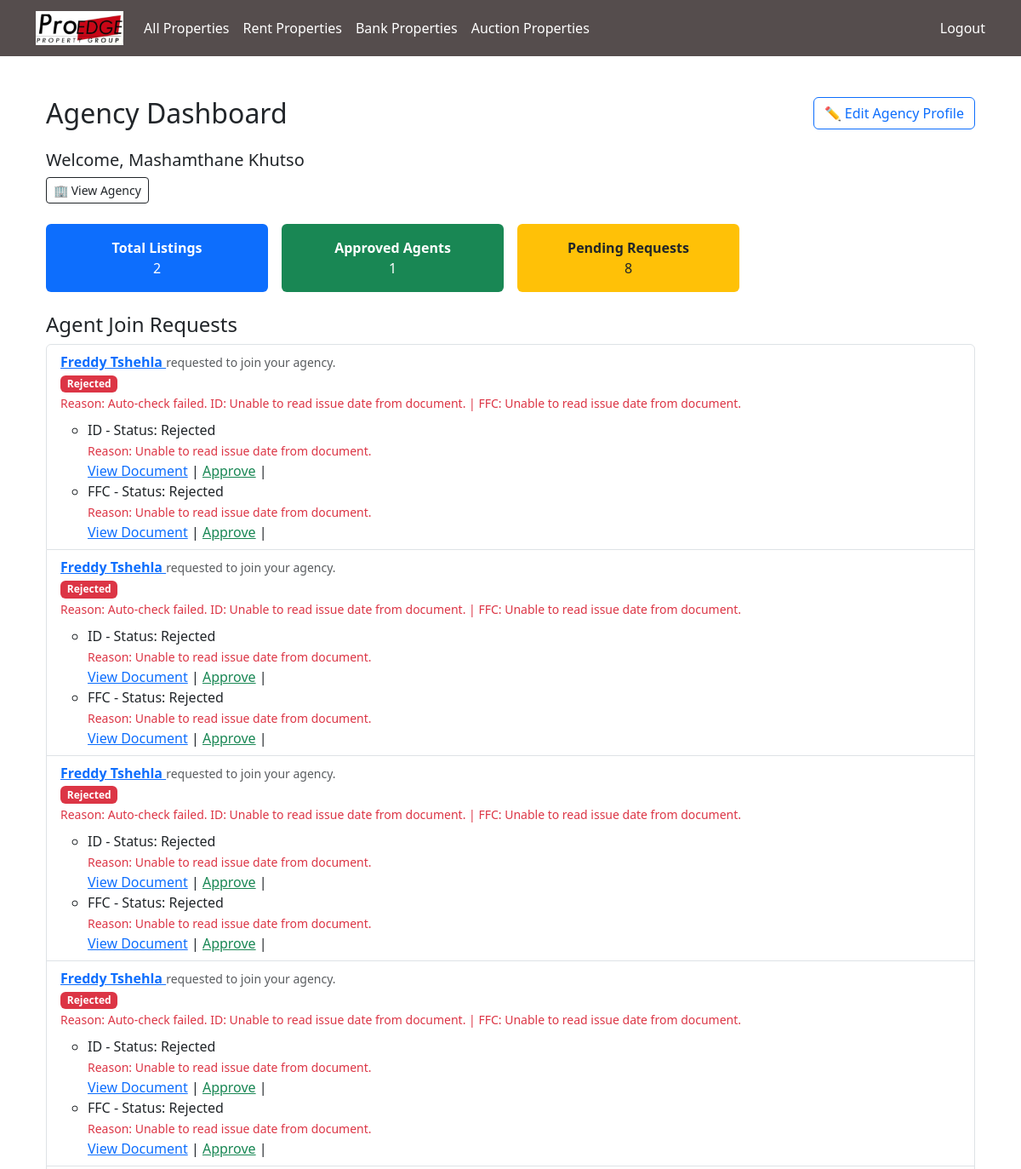
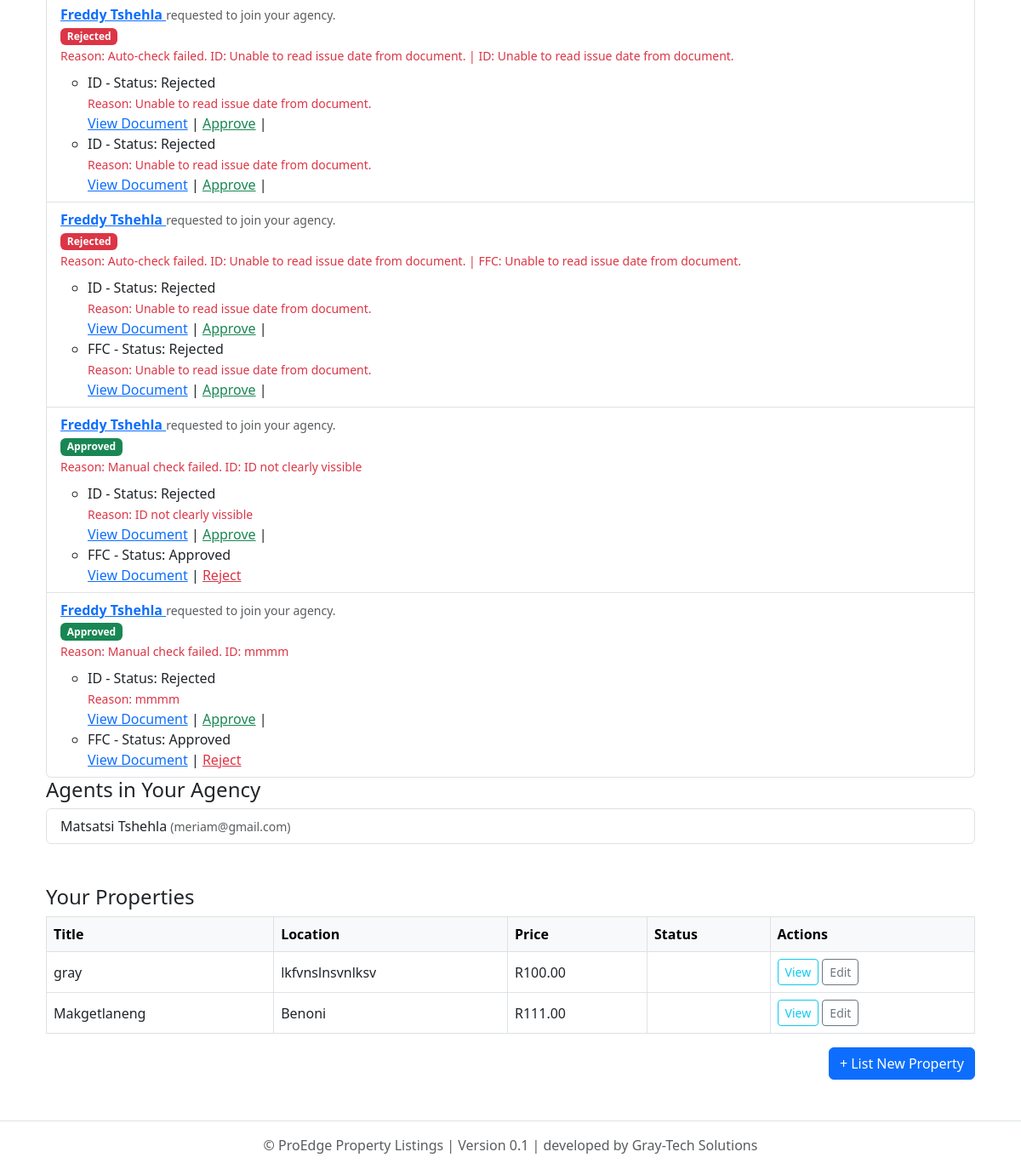
/dashboard/agency/ (signed in), run on the app's committed database (2 pictures, top to bottom).
### proedge/models.py (models this page shows, shortened)
class CustomUser(AbstractUser):
    ROLE_CHOICES = [
        ('buyer', 'Buyer'),
        ('seller', 'Seller'),
        ('tenant', 'Tenant'),
        ('agency', 'Agency'),
        ('landlord', 'Landlord'),
        ('agent', 'Agent'),
        ('bank', 'Bank'),
        ('auctioneer', 'Auctioneer'),
    ]
    role = models.CharField(max_length=20, choices=ROLE_CHOICES)
    email = models.EmailField(unique=True)
    is_email_verified = models.BooleanField(default=False)

class AgentJoinRequest(models.Model):
    agent = models.ForeignKey(settings.AUTH_USER_MODEL, on_delete=models.CASCADE)
    agency = models.ForeignKey(Agency, on_delete=models.CASCADE)
    message = models.TextField(blank=True)
    is_approved = models.BooleanField(default=False)
    created_at = models.DateTimeField(auto_now_add=True)
    manual_rejection_reason = models.TextField(blank=True)
    AUTO_CHOICES = [
        ('not_run', 'Not run'),
        ('passed', 'Passed'),
        ('failed', 'Failed'),
    ]
    auto_check_status = models.CharField(max_length=20, choices=AUTO_CHOICES, default='not_run')
    auto_check_notes = models.TextField(blank=True)  # summarize doc decisions

class AgentDocument(models.Model):
    DOC_TYPES = [
        ('ID', 'ID Copy'),
        ('FFC', 'FFC Certificate'),
    ]
    join_request = models.ForeignKey(AgentJoinRequest, on_delete=models.CASCADE, related_name='documents')
    document_type = models.CharField(max_length=10, choices=DOC_TYPES)
    document = models.FileField(upload_to='agent_docs/')
    uploaded_at = models.DateTimeField(auto_now_add=True)
    status = models.CharField(
        max_length=10,
        choices=[('pending', 'Pending'), ('approved', 'Approved'), ('rejected', 'Rejected')],
        default='pending'
    )
    rejection_reason = models.TextField(null=True, blank=True)
    automated_checked = models.BooleanField(default=False)
    expiry_date = models.DateField(null=True, blank=True)

### listings/models.py (models this page shows, shortened)
class AgentProfile(models.Model):
    user = models.OneToOneField(settings.AUTH_USER_MODEL, on_delete=models.CASCADE)
    agency = models.ForeignKey(Agency, on_delete=models.SET_NULL, null=True, blank=True)

### agencylistings/models.py (models this page shows, shortened)
class AgencyProperty(models.Model):
    agency = models.ForeignKey(Agency, on_delete=models.CASCADE, related_name='agency_properties')
    agent = models.ForeignKey(settings.AUTH_USER_MODEL, on_delete=models.SET_NULL, null=True, blank=True)
    number_of_kitchens = models.PositiveIntegerField(default=0)
    number_of_bedrooms = models.PositiveIntegerField(default=0)
    title = models.CharField(max_length=255)
    description = models.TextField()
    location = models.CharField(max_length=255)
    province = models.CharField(max_length=100)
    property_type = models.CharField(max_length=100, choices=[
        ('house', 'House'),
        ('apartment', 'Apartment'),
        ('commercial', 'Commercial'),
        ('vacant_land', 'Vacant Land'),
    ])
    listing_type = models.CharField(max_length=100, choices=[
        ('for_sale', 'For Sale'),
        ('to_rent', 'To Rent'),
        ('auction', 'Auction'),
    ])
    price = models.DecimalField(max_digits=12, decimal_places=2)
    created_at = models.DateTimeField(default=timezone.now)
    number_of_bathrooms = models.PositiveIntegerField(null=True, blank=True)
    number_of_parking_slots = models.PositiveIntegerField(default=0)
    number_of_garages = models.PositiveIntegerField(null=True, blank=True)
    floor_area_m2 = models.DecimalField(max_digits=10, decimal_places=2, null=True, blank=True)
    erf_size_m2 = models.DecimalField(max_digits=10, decimal_places=2, null=True, blank=True)
    has_parking = models.BooleanField(default=False)
    number_of_parking_slots = models.PositiveIntegerField(null=True, blank=True)
    price_per_m2 = models.DecimalField(max_digits=10, decimal_places=2, null=True, blank=True)
    price_per_erf_m2 = models.DecimalField(max_digits=10, decimal_places=2, null=True, blank=True)
    class Meta:
        ordering = ['-created_at']

### proedge/views.py (the view)
# urls.py: path('dashboard/agency/', views.agency_dashboard, name='agency_dashboard'),
@login_required
def agency_dashboard(request):
    try:
        agency = Agency.objects.get(owner=request.user)
    except Agency.DoesNotExist:
        return redirect('create_agency_profile')
    agents = AgentProfile.objects.filter(agency=agency)
    agency_properties = AgencyProperty.objects.filter(agency=agency)
    join_requests = AgentJoinRequest.objects.filter(agency=agency).order_by('-created_at')
    pending_requests_count = join_requests.count()
    approved_requests_count = join_requests.filter(is_approved=True).count()
    rejected_requests_count = join_requests.filter(is_approved=False).count()
    return render(request, 'proedge/agency_dashboard.html', {
        'agency': agency,
        'agents': agents,
        'properties': agency_properties,
        'join_requests': join_requests,
        'pending_requests_count': pending_requests_count,
        'approved_requests_count': approved_requests_count,
        'rejected_requests_count': rejected_requests_count,
    })

### proedge/templates/proedge/agency_dashboard.html (shortened to what this page needs)
{% extends "base.html" %}
{% block content %}
<div class="container my-5">
  <div class="d-flex justify-content-between align-items-center mb-4">
    <h2 class="mb-0">Agency Dashboard</h2>
    <a href="{% url 'edit_agency_profile' %}" class="btn btn-outline-primary">✏️ Edit Agency Profile</a>
  </div>
  <div class="mb-4">
    <h5>Welcome, {{ request.user.get_full_name }}</h5>
    <a href="{% url 'view_agency_profile' %}" class="btn btn-outline-dark btn-sm">🏢 View Agency</a>
  </div>
  <div class="row g-3 mb-4">
    <div class="col-md-3 col-sm-6">
      <div class="bg-primary text-white rounded p-3 text-center">
        <strong>Total Listings</strong><br>{{ properties.count }}
      </div>
    </div>
    <div class="col-md-3 col-sm-6">
      <div class="bg-success text-white rounded p-3 text-center">
        <strong>Approved Agents</strong><br>{{ agents.count }}
      </div>
    </div>
    <div class="col-md-3 col-sm-6">
      <div class="bg-warning text-dark rounded p-3 text-center">
        <strong>Pending Requests</strong><br>{{ join_requests.count }}
      </div>
    </div>
  </div>
  <h4>Agent Join Requests</h4>
  {% if join_requests %}
    <ul class="list-group">
      {% for req in join_requests %}
        <li class="list-group-item d-flex flex-column flex-md-row justify-content-between align-items-start align-items-md-center">
          <div>
            <a href="{% url 'agent_join_request_detail' req.id %}">
              <strong>{{ req.agent.get_full_name|default:req.agent.username }}</strong>
            </a>
            <small class="text-muted">requested to join your agency.</small>
            <br>
            <span class="badge
              {% if req.is_approved %} bg-success
              {% elif req.auto_check_status == 'failed' or req.manual_rejection_reason %} bg-danger
              {% else %} bg-warning
              {% endif %}">
              {% if req.is_approved %}Approved
              {% elif req.auto_check_status == 'failed' or req.manual_rejection_reason %}Rejected
              {% else %}Pending
              {% endif %}
            </span>
            {% if req.auto_check_status == 'failed' %}
              <br><small class="text-danger">Reason: {{ req.auto_check_notes }}</small>
            {% elif req.manual_rejection_reason %}
              <br><small class="text-danger">Manual rejection reason: {{ req.manual_rejection_reason }}</small>
            {% endif %}
            <ul class="mt-2">
              {% for doc in req.documents.all %}
                <li>
                  {{ doc.document_type }} - Status: {{ doc.status|title }}
                  {% if doc.status == 'rejected' %}
                    <br><small class="text-danger">Reason: {{ doc.rejection_reason }}</small>
                  {% endif %}
                  <br>
                  <a href="{{ doc.document.url }}" target="_blank">View Document</a> |
                  {% if doc.status != 'approved' %}
                    <a href="{% url 'manual_approve_document' doc.id %}" class="text-success">Approve</a> |
                  {% endif %}
                  {% if doc.status != 'rejected' %}
                    <a href="{% url 'manual_reject_document' doc.id %}" class="text-danger">Reject</a>
                  {% endif %}
                </li>
              {% empty %}
                <li class="text-muted"><em>No documents uploaded.</em></li>
              {% endfor %}
            </ul>
          </div>
        </li>
      {% endfor %}
    </ul>
  {% else %}
    <p class="text-muted">No join requests found.</p>
  {% endif %}
  <div class="mb-5">
    <h4>Agents in Your Agency</h4>
    {% if agents %}
      <ul class="list-group">
        {% for agent in agents %}
          <li class="list-group-item">
            {{ agent.user.get_full_name|default:agent.user.username }}
            <span class="text-muted small">({{ agent.user.email }})</span>
          </li>
        {% endfor %}
      </ul>
    {% else %}
      <p class="text-muted">No agents added yet.</p>
    {% endif %}
  </div>
  <div>
    <h4>Your Properties</h4>
    {% if properties %}
      <table class="table table-bordered table-hover align-middle mt-2">
        <thead class="table-light">
          <tr>
            <th>Title</th>
            <th>Location</th>
            <th>Price</th>
            <th>Status</th>
            <th>Actions</th>
          </tr>
        </thead>
        <tbody>
          {% for prop in properties %}
            <tr>
              <td>{{ prop.title }}</td>
              <td>{{ prop.location }}</td>
              <td>R{{ prop.price|floatformat:2 }}</td>
              <td></td>
              <td>
                <a href="{% url 'property_detail' prop.pk %}" class="btn btn-sm btn-outline-info">View</a>
                <a href="{% url 'edit_property' prop.pk %}" class="btn btn-sm btn-outline-secondary">Edit</a>
              </td>
            </tr>
          {% endfor %}
        </tbody>
      </table>
    {% else %}
      <p class="text-muted">No properties listed yet.</p>
    {% endif %}
    <div class="text-end mt-3">
      <a href="{% url 'submit_property' %}" class="btn btn-primary">+ List New Property</a>
    </div>
  </div>
</div>
{% endblock %}

### data on the page
CustomUser: user.get_full_name "Mashamthane Khutso"
AgentJoinRequest: agent.get_full_name "Freddy Tshehla", is_approved "Rejected", auto_check_notes "Auto-check failed. ID: Unable to read issue date from document. | FFC: Unable to read issue date from document."
AgentDocument: document_type "ID", status "Rejected", rejection_reason "Unable to read issue date from document.", shows "Approve"
AgentDocument: document_type "FFC", status "Rejected", rejection_reason "Unable to read issue date from document.", shows "Approve"
AgentJoinRequest: agent.get_full_name "Freddy Tshehla", is_approved "Rejected", auto_check_notes "Auto-check failed. ID: Unable to read issue date from document. | FFC: Unable to read issue date from document."
AgentDocument: document_type "ID", status "Rejected", rejection_reason "Unable to read issue date from document.", shows "Approve"
AgentDocument: document_type "FFC", status "Rejected", rejection_reason "Unable to read issue date from document.", shows "Approve"
AgentJoinRequest: agent.get_full_name "Freddy Tshehla", is_approved "Rejected", auto_check_notes "Auto-check failed. ID: Unable to read issue date from document. | FFC: Unable to read issue date from document."
AgentDocument: document_type "ID", status "Rejected", rejection_reason "Unable to read issue date from document.", shows "Approve"
AgentDocument: document_type "FFC", status "Rejected", rejection_reason "Unable to read issue date from document.", shows "Approve"
AgentJoinRequest: agent.get_full_name "Freddy Tshehla", is_approved "Rejected", auto_check_notes "Auto-check failed. ID: Unable to read issue date from document. | FFC: Unable to read issue date from document."
AgentDocument: document_type "ID", status "Rejected", rejection_reason "Unable to read issue date from document.", shows "Approve"
AgentDocument: document_type "FFC", status "Rejected", rejection_reason "Unable to read issue date from document.", shows "Approve"
AgentJoinRequest: agent.get_full_name "Freddy Tshehla", is_approved "Rejected", auto_check_notes "Auto-check failed. ID: Unable to read issue date from document. | ID: Unable to read issue date from document."
AgentDocument: document_type "ID", status "Rejected", rejection_reason "Unable to read issue date from document.", shows "Approve"
AgentDocument: document_type "ID", status "Rejected", rejection_reason "Unable to read issue date from document.", shows "Approve"
AgentJoinRequest: agent.get_full_name "Freddy Tshehla", is_approved "Rejected", auto_check_notes "Auto-check failed. ID: Unable to read issue date from document. | FFC: Unable to read issue date from document."
AgentDocument: document_type "ID", status "Rejected", rejection_reason "Unable to read issue date from document.", shows "Approve"
AgentDocument: document_type "FFC", status "Rejected", rejection_reason "Unable to read issue date from document.", shows "Approve"
AgentJoinRequest: agent.get_full_name "Freddy Tshehla", is_approved "Approved", auto_check_notes "Manual check failed. ID: ID not clearly vissible"
AgentDocument: document_type "ID", status "Rejected", rejection_reason "ID not clearly vissible", shows "Approve"
AgentDocument: document_type "FFC", status "Approved", shows "Reject"
AgentJoinRequest: agent.get_full_name "Freddy Tshehla", is_approved "Approved", auto_check_notes "Manual check failed. ID: mmmm"
AgentDocument: document_type "ID", status "Rejected", rejection_reason "mmmm", shows "Approve"
AgentDocument: document_type "FFC", status "Approved", shows "Reject"
AgentProfile: user.get_full_name "Matsatsi Tshehla", user.email "meriam@gmail.com"
AgencyProperty: title "gray", location "lkfvnslnsvnlksv", price "100.00"
AgencyProperty: title "Makgetlaneng", location "Benoni", price "111.00"

### other printed values
{{ properties.count }} "2"
{{ agents.count }} "1"
{{ join_requests.count }} "8"
